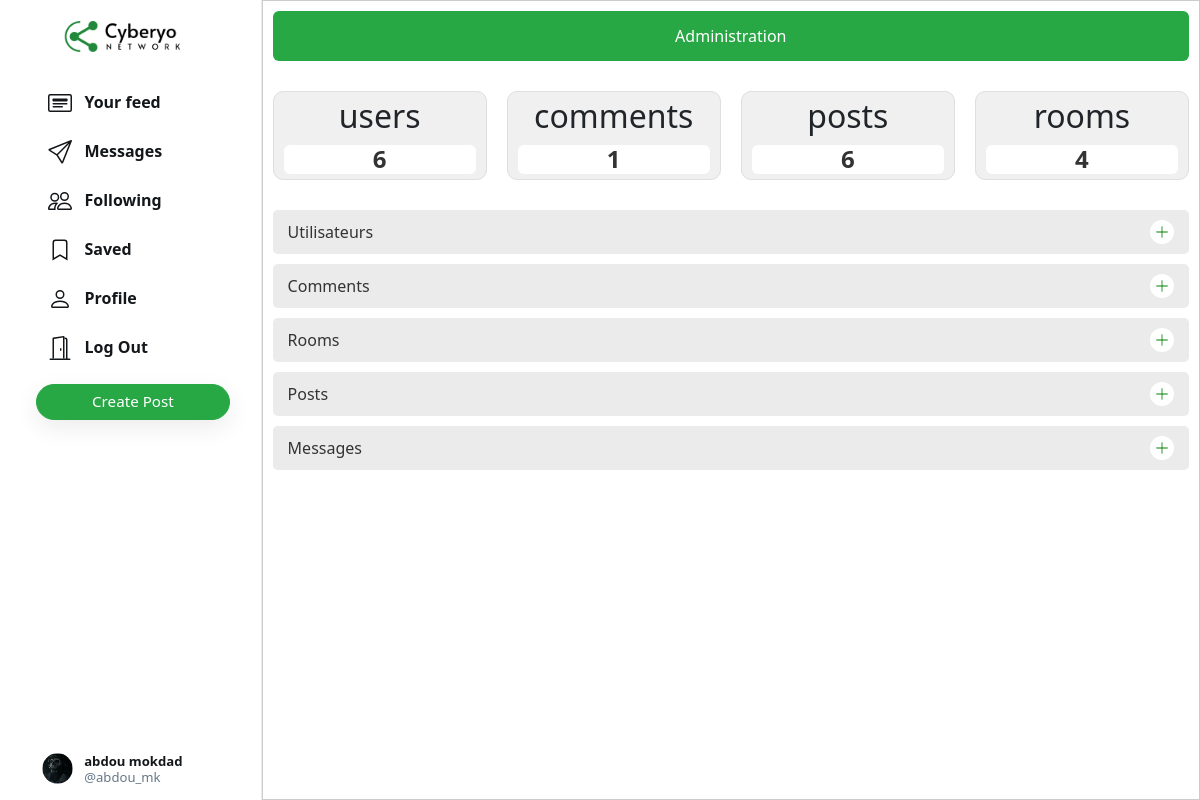
/n/admin/ (signed in), run on the app's committed database.
### network/models.py (models this page shows, shortened)
class User(AbstractUser):
    profile_pic = models.ImageField(upload_to='profile_pic/')
    bio = models.TextField(max_length=160, blank=True, null=True)
    cover = models.ImageField(upload_to='covers/', blank=True)

### network/views.py (the view)
# urls.py: path("n/admin/", views.admin_panel, name="admin_panel"),
def admin_panel(request):
    is_admin = request.user.groups.filter(name='administrateur').exists()
    nbuser=User.objects.all().count()
    nbro=Room.objects.all().count()
    nbpos=Post.objects.all().count()
    nbcom=Comment.objects.all().count()
    return render(request,"network/admin.html",{"is_admin":is_admin,"nbuser":nbuser,"nbro":nbro,"nbcom":nbcom,"nbpos":nbpos})

### network/templates/network/admin.html (shortened to what this page needs)
{% extends "network/layout.html" %}
{% load static %}
{% block body %}
<div class="main-div">
  <div class="navbar">
    <div class="center-text">
      Administration
    </div>
  </div>
<div class="stato">
<div class="sd"> <h2>users</h2> <h2 class="d">{{nbuser}}</h2></div>
<div class="sd"><h2>comments</h2>
<h2 class="d">{{nbcom}}</h2></div>
<div class="sd"><h2>posts</h2>
<h2 class="d">{{nbpos}}</h2></div>
<div class="sd"><h2>rooms</h2>
<h2 class="d">{{nbro}}</h2></div>
</div>
  <ul class="navigation">
    <li>
      <a href="{% url 'admin_user' %}">
        Utilisateurs</a>
      <a href="{% url 'add_user' %}" class="icon-link">
        <svg class="icon" width="24" height="24" viewBox="0 0 24 24">
          <path fill="green"
            d="M12 2c.4 0 .7.3.7.7v8.6h8.6c.4 0 .7.3.7.7s-.3.7-.7.7h-8.6v8.6c0 .4-.3.7-.7.7s-.7-.3-.7-.7v-8.6h-8.6c-.4 0-.7-.3-.7-.7s.3-.7.7-.7h8.6v-8.6c0-.4.3-.7.7-.7z">
          </path>
        </svg>
      </a>
    </li>
    <li><a href="{% url 'admin_comment' %}" class="icon-link">Comments</a>
      <a href="{% url 'add_comment' %}" class="icon-link">
        <svg class="icon" width="24" height="24" viewBox="0 0 24 24">
          <path fill="green"
            d="M12 2c.4 0 .7.3.7.7v8.6h8.6c.4 0 .7.3.7.7s-.3.7-.7.7h-8.6v8.6c0 .4-.3.7-.7.7s-.7-.3-.7-.7v-8.6h-8.6c-.4 0-.7-.3-.7-.7s.3-.7.7-.7h8.6v-8.6c0-.4.3-.7.7-.7z">
          </path>
        </svg>
      </a>
    </li>
    <li><a href="{% url 'admin_room' %}"  class="icon-link">Rooms</a>
      <a href="{% url 'add_room' %}" class="icon-link">
        <svg class="icon" width="24" height="24" viewBox="0 0 24 24">
          <path fill="green"
            d="M12 2c.4 0 .7.3.7.7v8.6h8.6c.4 0 .7.3.7.7s-.3.7-.7.7h-8.6v8.6c0 .4-.3.7-.7.7s-.7-.3-.7-.7v-8.6h-8.6c-.4 0-.7-.3-.7-.7s.3-.7.7-.7h8.6v-8.6c0-.4.3-.7.7-.7z">
          </path>
        </svg>
      </a></li>
    <li><a href="{% url 'admin_post' %}" class="icon-link">Posts</a>
      <a href="{% url 'add_post' %}" class="icon-link">
        <svg class="icon" width="24" height="24" viewBox="0 0 24 24">
          <path fill="green"
            d="M12 2c.4 0 .7.3.7.7v8.6h8.6c.4 0 .7.3.7.7s-.3.7-.7.7h-8.6v8.6c0 .4-.3.7-.7.7s-.7-.3-.7-.7v-8.6h-8.6c-.4 0-.7-.3-.7-.7s.3-.7.7-.7h8.6v-8.6c0-.4.3-.7.7-.7z">
          </path>
        </svg>
      </a></li>
      <li><a href="{% url 'admin_message' %}" class="icon-link">Messages</a>
        <a href="{% url 'add_message' %}" class="icon-link">
          <svg class="icon" width="24" height="24" viewBox="0 0 24 24">
            <path fill="green"
              d="M12 2c.4 0 .7.3.7.7v8.6h8.6c.4 0 .7.3.7.7s-.3.7-.7.7h-8.6v8.6c0 .4-.3.7-.7.7s-.7-.3-.7-.7v-8.6h-8.6c-.4 0-.7-.3-.7-.7s.3-.7.7-.7h8.6v-8.6c0-.4.3-.7.7-.7z">
            </path>
          </svg>
        </a></li>
  </ul>
</div>
{% endblock %}

### network/templates/network/layout.html (shortened to what this page needs)
{% load static %}
<!DOCTYPE html>
<html lang="en">
    <head>
        <link rel="stylesheet" href="https://stackpath.bootstrapcdn.com/bootstrap/4.4.1/css/bootstrap.min.css">
        <link href="{% static 'network/styles.css' %}" rel="stylesheet">
        <link rel="stylesheet" href="https://use.fontawesome.com/releases/v5.15.1/css/all.css">
    </head>
    <body>
        <div class="body" data-page="{{page}}">
            <div class="sidenav">
                <a href="{% url 'index' %}" class="navbar-brand">
                    <img src="{% static 'network/Images/logo.png' %}" height="31px">
                </a>
                <div style="height: 100%;">
                    <div>
                        <div>
                            <ul>
                                <li class="nav-item" id="all_posts">
                                <a href="{% url 'index' %}" class="nav-link">
                                    <div>
                                        &nbsp;&nbsp;Your feed
                                    </div>
                                </a>
                                </li>
                                {% if user.is_authenticated %}
                                    <li class="nav-item" id="messaging">
                                        <a href="{% url 'chatting' %}" class="nav-link">
                                            <div>
                                                &nbsp;&nbsp;Messages
                                            </div>
                                        </a>
                                    </li>
                                    <li class="nav-item" id="following">
                                        <a href="{% url 'following' %}" class="nav-link">
                                            <div>
                                                &nbsp;&nbsp;Following
                                            </div>
                                        </a>
                                    </li>
                                    <li class="nav-item" id="saved">
                                        <a href="{% url 'saved' %}" class="nav-link">
                                            <div>
                                                <svg width="1.5em" height="1.5em" viewBox="0 0 16 16" class="bi bi-bookmark" fill="currentColor" xmlns="http://www.w3.org/2000/svg">
                                                    <path fill-rule="evenodd" d="M8 12l5 3V3a2 2 0 0 0-2-2H5a2 2 0 0 0-2 2v12l5-3zm-4 1.234l4-2.4 4 2.4V3a1 1 0 0 0-1-1H5a1 1 0 0 0-1 1v10.234z"/>
                                                  </svg>
                                                &nbsp;&nbsp;Saved
                                            </div>
                                        </a>
                                    </li>
                                    <li class="nav-item" id="profile">
                                        <a href="{% url 'profile' user.username %}" class="nav-link">
                                            <div>
                                                &nbsp;&nbsp;Profile
                                            </div>
                                        </a>
                                    </li>
                                    <li class="nav-item" id="logout">
                                        <a href="{% url 'logout' %}" class="nav-link">
                                            <div>
                                                &nbsp;&nbsp;Log Out
                                            </div>
                                        </a>
                                    </li>
                                {% endif %}
                            </ul>
                        </div>
                        {% if user.is_authenticated %}
                            <button id="popup-btn" class="btn btn-success new-post-btn" onclick="createpost()">Create Post</button>
                        {% endif %}
                    </div>
                    <div style="position: absolute; bottom: 10px;">
                        {% if user.is_authenticated %}
                            <li class="nav-item sidenav-user">
                                <a href="{% url 'profile' user.username %}" class="nav-link">
                                    <div class="user_account">
                                        <div class="small-profilepic" style="float: left; background-image: url(/media/{{user.profile_pic}})"></div>
                                        <div style="height: 2.7vw; margin: auto;">
                                            <div style="margin-top: 4px;"><strong>{{user.first_name}} {{user.last_name}}</strong></div>
                                            <div class="grey" style="margin-top: 4px;">@{{ user.username }}</div>
                                        </div>
                                    </div>
                                </a>
                            </li>
                        {% endif %}
                    </div>
                </div>
            </div>
            {%block chat%}
            {% block body %}
            {% endblock %}
            </div>
            {% endblock %}
</body>
</html>

### network/static/network/styles.css (style rules this page uses)
.body { display: flex; min-height: 100%; font-family: system-ui, sans-serif; }
.btn { border-radius: 20px; padding: 0.32rem 1rem 0.375rem 1rem; }
.btn, .btn:focus, .btn:active { box-shadow: none !important; -webkit-box-shadow: none !important; }
.grey { color: #657786; }
svg { vertical-align: text-top; }
.sidenav { height: 100%; width: 21.8%; position: fixed; top: 0; left: 0; padding: 15px; list-style: none; border-right: .5px solid #e6ecf0; z-index: 100; padding-left: 3%; background-color: white; }
.sidenav ul { list-style: none; padding-left: 0px; margin-top: 3vh; }
.sidenav li { margin-top: 7px; }
.sidenav .nav-link { color: #14171a; line-height: .7em; font-weight: 700; padding: 0px; }
.sidenav .nav-link > div { padding: 10px 20px 8px 12px; border-radius: 25px; line-height: 0.9em; width: max-content; }
.new-post-btn { padding-left: 55px !important; padding-right: 55px !important; font-size: .95em; font-weight: 530; box-shadow: rgba(0, 0, 0, 0.08) 0px 8px 24px !important; }
.user_account { display: flex; font-size: .82rem; font-weight: normal; padding-top: 3px !important; padding-bottom: 3px !important; padding-left: 3px !important; }
.user_account .small-profilepic { transform: scale(.82); margin-left: auto; margin-top: auto; }
.main-div { position: relative; width: 47.25%; min-height: 100vh; left: 21.8%; }
.small-profilepic { width: 3.1vw; height: 3.1vw; border-radius: 9999px; overflow: hidden; margin-right: 8px; background-size: cover; background-repeat: no-repeat; background-position: center; box-sizing: content-box; }

### network/templates/network/admin.html (style rules this page uses)
.main-div { width: 78.2%; border: 1px solid #ccc; padding: 10px; }
.navigation { list-style: none; padding: 0; margin: 0; }
.navigation li { margin-bottom: 10px; background-color: #ebebeb; border-radius: 5px; display: flex; justify-content: space-between; align-items: center; padding: 10px 15px; }
.navigation a { text-decoration: none; color: #333; display: flex; align-items: center; }
.icon { background-color: white; padding: 5px; border-radius: 50%; cursor: pointer; }
.navbar { display: flex; justify-content: center; align-items: center; background-color: #28a745; color: white; height: 50px; border-radius: 6px; }
.stato { margin: 30px 0 ; display: flex; justify-content: space-between; gap: 20px; width: 100%; flex-wrap: nowrap; }
.sd { background-color: #f0f0f0; text-align: center; padding:5px 10px; border: 1px solid #e0dede; border-radius: 10px; flex: 1; min-width: 150px; }
.d { margin: 0; font-size: 1.5rem; color: #333; background-color: rgb(255, 255, 255); border-radius: 6px; }
.sd h2:nth-child(2) { margin-top: 10px; font-weight: bold; color: #333; }

### data on the page
User: profile_pic (picture), first_name "abdou", last_name "mokdad", username "abdou_mk"

### other printed values
{{ nbuser }} "6"
{{ nbcom }} "1"
{{ nbpos }} "6"
{{ nbro }} "4"
